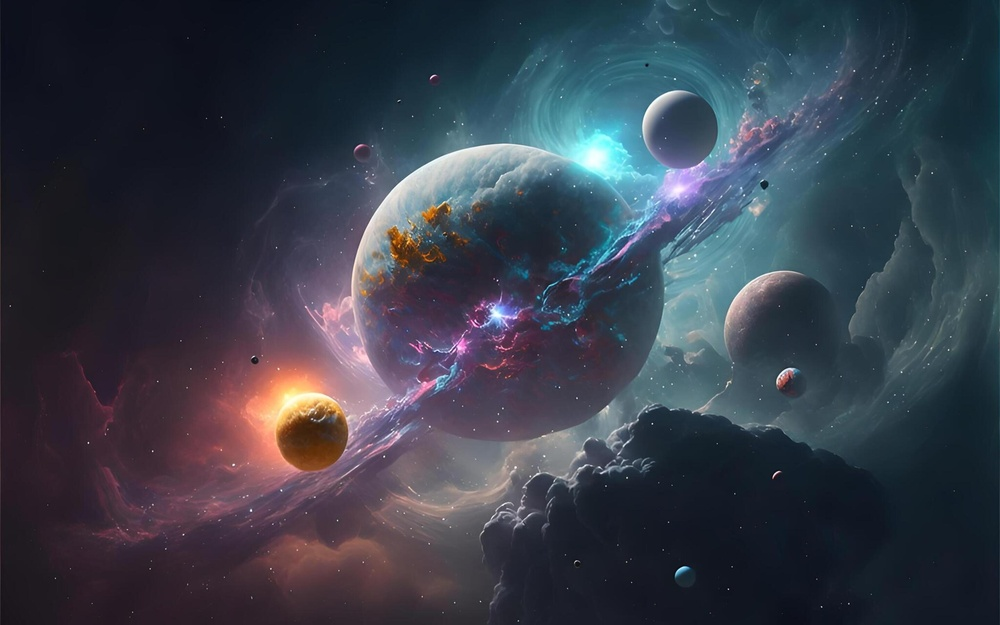
#> input picture input_images/8b33286e-99d5-43e9-a74b-c549cf029b42.jpeg, 1000 x 625 px, shrunk from 2880 x 1799 before the run
$ python -i laplacian.py   (imports and definitions only)   (older library calls are emulated)
#> lines starting #> are read from the running program, lines starting #| are printed output that depends on the picture
import cv2
import numpy as np

def apply_laplacian(input_path, output_path="output.png"):
    """
    Làm sắc nét ảnh bằng bộ lọc Laplacian.
    """
#> called with output_path = 'output.png'
    image = cv2.imread(input_path, cv2.IMREAD_COLOR)
#> image is the input picture: shape (625, 1000, 3); mean B, G, R 73.9, 62, 56.7
    if image is None:
        raise ValueError(f"Không thể đọc ảnh từ {input_path}")

    gray = cv2.cvtColor(image, cv2.COLOR_BGR2GRAY)
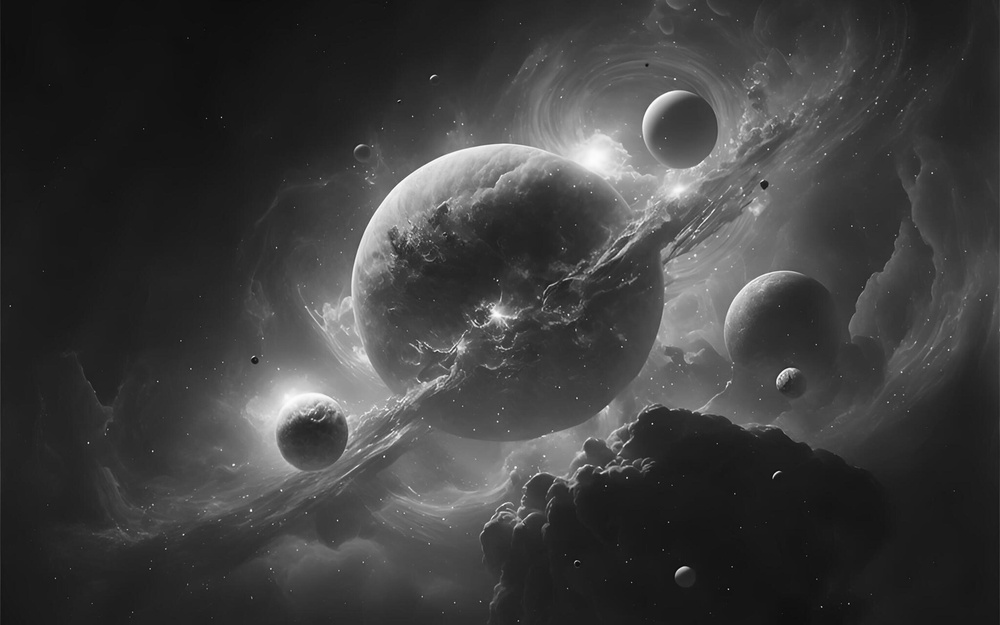
#> gray: shape (625, 1000); min 1, max 254, mean 61.8
    lap = cv2.Laplacian(gray, cv2.CV_64F)
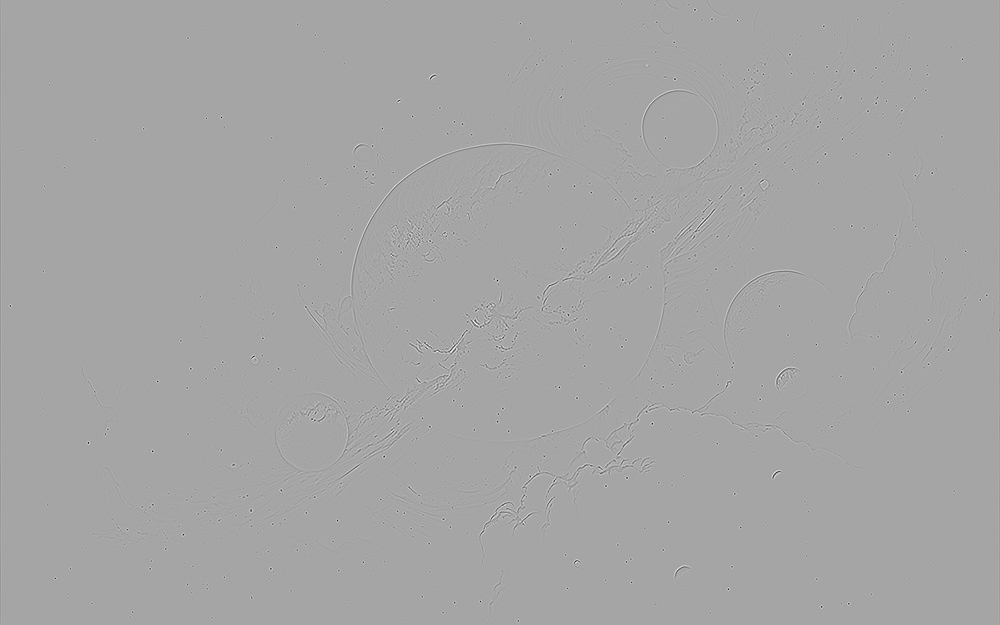
#> lap: shape (625, 1000) float64; min -574, max 311, mean 0; drawn with min black and max white
    lap = np.uint8(np.absolute(lap))
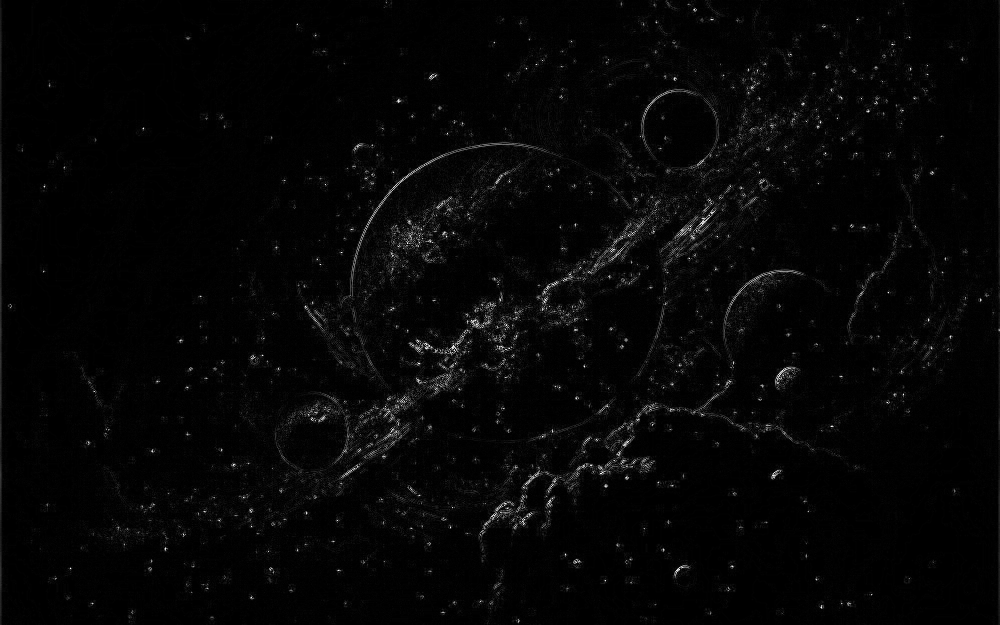
#> lap: shape (625, 1000); min 0, max 255, mean 5.5

    # Chuyển về 3 kênh để lưu lại ảnh màu
    lap_color = cv2.merge([lap, lap, lap])
    cv2.imwrite(output_path, lap_color)

    return {
        "message": "Làm sắc nét ảnh (Laplacian) thành công",
        "output_path": output_path
    }

>>> result = apply_laplacian('../input_images/8b33286e-99d5-43e9-a74b-c549cf029b42.jpeg')
